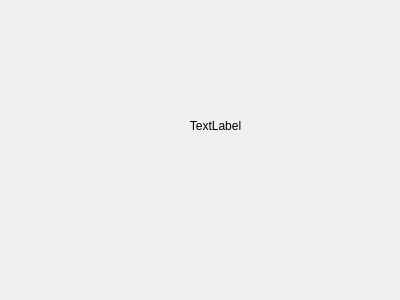
<?xml version="1.0" encoding="UTF-8"?>
<ui version="4.0">
 <class>Form</class>
 <widget class="QWidget" name="Form">
  <property name="geometry">
   <rect>
    <x>0</x>
    <y>0</y>
    <width>400</width>
    <height>300</height>
   </rect>
  </property>
  <property name="windowTitle">
   <string>Form</string>
  </property>
  <widget class="QLabel" name="label">
   <property name="geometry">
    <rect>
     <x>140</x>
     <y>70</y>
     <width>151</width>
     <height>111</height>
    </rect>
   </property>
   <property name="text">
    <string>TextLabel</string>
   </property>
   <property name="alignment">
    <set>Qt::AlignCenter</set>
   </property>
  </widget>
 </widget>
 <resources/>
 <connections/>
</ui>
